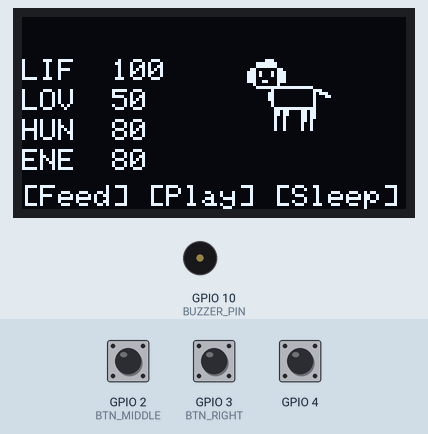
Bench run of a sketch on a simulated ESP32-C6. On the bench: 128×64 one-colour display, buzzer (waves = sounding). The inputs (shaded band) are chosen by the test bench; at power-on: GPIO 3 (BTN_RIGHT) HIGH, GPIO 4 HIGH, GPIO 2 (BTN_MIDDLE) HIGH. What the sketch prints to the serial monitor is not drawn.

Above: at 2.2 s.
2.3 s: GPIO 3 (BTN_RIGHT) pulled LOW for 3.2 s
At 5.9 s:
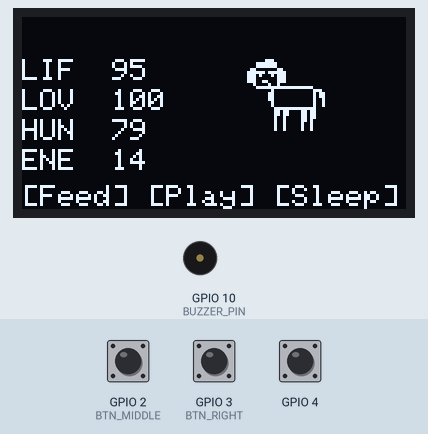
7.0 s: GPIO 4 pulled LOW for 1 s
At 8.4 s:
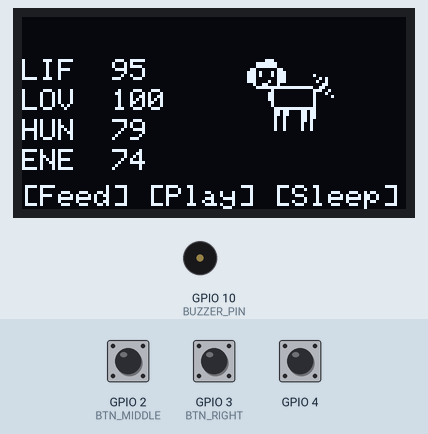
11.0 s: GPIO 2 (BTN_MIDDLE) pulled LOW for 0.15 s
At 12.2 s:
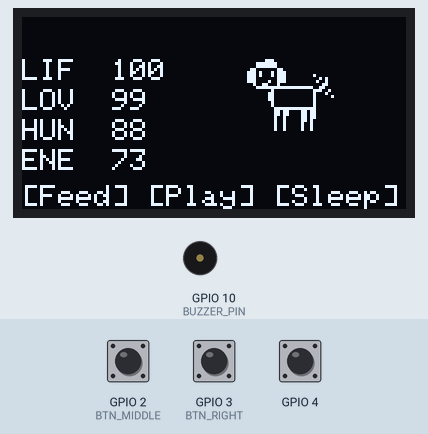
12.6 s: GPIO 2 (BTN_MIDDLE) pulled LOW for 1 s
At 13.8 s:
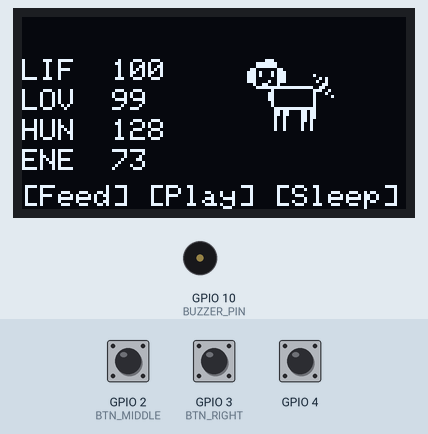
15.1 s: GPIO 3 (BTN_RIGHT) pulled LOW for 0.15 s
At 16.1 s:
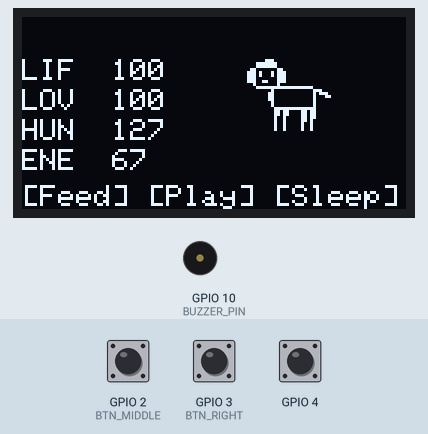
16.7 s: GPIO 4 pulled LOW for 0.15 s
At 17.6 s:
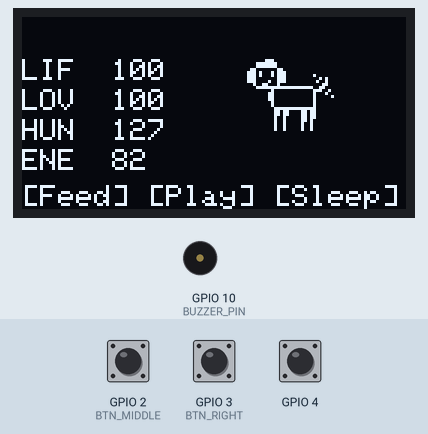
Timing chart, 0 to 19.3 s (numbered marks = the images above; inputs shaded):
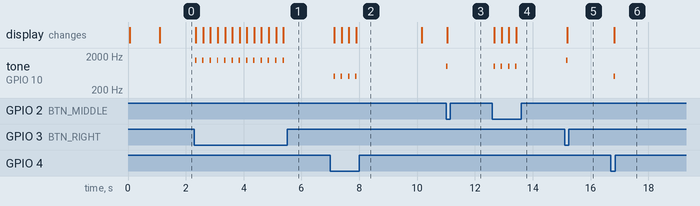

Measured:
- after the input at 2.3 s, tone on GPIO 10 (BUZZER_PIN): alternates 1500 Hz for 0.05 s and silent for 0.20 s, 26 changes in all, then stays silent, starting at once; the display: first changes after 0.05 s (image 1 shows a later state)
- after the input at 7.0 s, tone on GPIO 10 (BUZZER_PIN): alternates 500 Hz for 0.05 s and silent for 0.20 s, 8 changes in all, then stays silent, starting after 0.11 s; the display: first changes after 0.14 s (image 2 shows a later state)
- after the input at 11.0 s, tone on GPIO 10 (BUZZER_PIN): silent → 1000 Hz at once, → silent 0.05 s later; the display: changes at once (image 3)
- after the input at 12.6 s, tone on GPIO 10 (BUZZER_PIN): alternates 1000 Hz for 0.05 s and silent for 0.20 s, 8 changes in all, then stays silent, starting at once; the display: first changes after 0.07 s (image 4 shows a later state)
- after the input at 15.1 s, tone on GPIO 10 (BUZZER_PIN): silent → 1500 Hz after 0.06 s, → silent 0.05 s later; the display: changes after 0.09 s (image 5)
- after the input at 16.7 s, tone on GPIO 10 (BUZZER_PIN): silent → 500 Hz after 0.10 s, → silent 0.05 s later; the display: changes after 0.13 s (image 6)

The sketch:

PetPad_Firm.ino
```cpp
// Buttons
#define BTN1 0 // SW1 -> MCU Pin 1 -> GPIO0
#define BTN2 1 // SW2 -> MCU Pin 2 -> GPIO1
#define BTN3 2 // SW3 -> MCU Pin 3 -> GPIO2

// I2C OLED
#define SDA_PIN 22 // OLED SDA -> MCU Pin -> GPIO22
#define SCL_PIN 23 // OLED SCL -> MCU Pin -> GPIO23

// Buzzer
#define BUZZER 18 // Buzzer Signal -> MCU Pin 11 -> GPIO18

// Includes and Hardware Config
#include <Wire.h>
#include <Adafruit_GFX.h>
#include <Adafruit_SSD1306.h>

#define SCREEN_WIDTH 128
#define SCREEN_HEIGHT 64
#define OLED_RESET -1

Adafruit_SSD1306 display(SCREEN_WIDTH, SCREEN_HEIGHT, &Wire, OLED_RESET);

#define BTN_LEFT D0
#define BTN_MIDDLE D1
#define BTN_RIGHT D2
#define BUZZER_PIN D10

struct Pet {
  int hunger; // 0 to 200 (0 = starving, 100 = full, 200 = overfed)
  int love; // 0 to 100 (0 = depressed, 25 = sad, 50 = neutral, 75 = happy, 100 = best day ever!)
  int energy; // 0 to 200 (0 = exhausted, 100 = full, 200 = hyper)
  int life; // -100 to 100 (-100 = undead, 0 = death imminent, 100 = healthy)
  unsigned long age; // total seconds Pet has lived
};

Pet pet;

enum Screen {
  SCREEN_MAIN,
  SCREEN_FEED,
  SCREEN_PLAY,
  SCREEN_SLEEP
};

Screen currentScreen = SCREEN_MAIN;

void logPetStats(const char* source) {
  Serial.print(source);
  Serial.print(": hunger="); Serial.print(pet.hunger);
  Serial.print(" love="); Serial.print(pet.love);
  Serial.print(" energy="); Serial.print(pet.energy);
  Serial.print(" life="); Serial.print(pet.life);
  Serial.print(" age="); Serial.println(pet.age);
}

void setup() {
  Serial.begin(115200);
  delay(10);
  Serial.println("PetPad: starting");

  pinMode(BTN_LEFT, INPUT_PULLUP);
  pinMode(BTN_MIDDLE, INPUT_PULLUP);
  pinMode(BTN_RIGHT, INPUT_PULLUP);
  pinMode(BUZZER_PIN, OUTPUT);

  Wire.begin(SDA_PIN, SCL_PIN);
  Serial.print("I2C pins SDA="); Serial.print(SDA_PIN);
  Serial.print(" SCL="); Serial.println(SCL_PIN);

  if (!display.begin(SSD1306_SWITCHCAPVCC, 0x3C)) {
    Serial.println("SSD1306 init FAILED");
  } else {
    Serial.println("SSD1306 init OK");
  }

  display.clearDisplay();
  display.setTextSize(1);
  display.setTextColor(SSD1306_WHITE);
  display.setCursor(0, 0);
  display.println("PetPad is loading...");
  display.display();
  delay(1000);

  pet.hunger = 80;
  pet.love = 50;
  pet.energy = 80;
  pet.life = 100;
  pet.age = 0;

  Serial.print("Initial pet: hunger="); Serial.print(pet.hunger);
  Serial.print(" love="); Serial.print(pet.love);
  Serial.print(" energy="); Serial.print(pet.energy);
  Serial.print(" life="); Serial.println(pet.life);
}

unsigned long lastUpdate = 0;

void updatePet() {
  if (millis() - lastUpdate > 5000) {
    pet.hunger--;
    pet.energy--;
    pet.love--;

    if (pet.hunger < 30 || pet.energy < 30 || pet.love < 30) {
      pet.life -= 5;
    } else if (pet.hunger > 150 || pet.energy > 150) {
      pet.life -= 5;
    } else if (pet.hunger > 70 && pet.energy > 70 && pet.love > 70) {
      pet.life += 5;
    } else {
      pet.life += 1;
    }

    if (pet.life > 100) pet.life = 100;
    if (pet.life < -100) pet.life = -100;
    if (pet.hunger < 0) pet.hunger = 0;
    if (pet.energy < 0) pet.energy = 0;
    if (pet.love < 0) pet.love = 0;

    pet.age += 5;
    lastUpdate = millis();
    logPetStats("Pet tick updated");
  }
}

unsigned long lastButtonPress = 0;

void checkButtons() {
  if (millis() - lastButtonPress < 200) return;
  if (digitalRead(BTN_LEFT) == LOW) {
    currentScreen = SCREEN_FEED;
    tone(BUZZER_PIN, 1000, 50);
    lastButtonPress = millis();
  } else if (digitalRead(BTN_MIDDLE) == LOW) {
    currentScreen = SCREEN_PLAY;
    tone(BUZZER_PIN, 1500, 50);
    lastButtonPress = millis();
  } else if (digitalRead(BTN_RIGHT) == LOW) {
    currentScreen = SCREEN_SLEEP;
    tone(BUZZER_PIN, 500, 50);
    lastButtonPress = millis();
  }
}

void handleScreenLogic() {
  switch (currentScreen) {
    case SCREEN_FEED:
      pet.hunger += 10;
      if (pet.hunger > 200) pet.hunger = 200;
      logPetStats("Feed updated");
      currentScreen = SCREEN_MAIN;
      break;
    case SCREEN_PLAY:
      pet.love += 10;
      pet.energy -= 5;
      if (pet.love > 100) pet.love = 100;
      if (pet.energy < 0) pet.energy = 0;
      logPetStats("Play updated");
      currentScreen = SCREEN_MAIN;
      break;
    case SCREEN_SLEEP:
      pet.energy += 15;
      if (pet.energy > 200) pet.energy = 200;
      logPetStats("Sleep updated");
      currentScreen = SCREEN_MAIN;
      break;
    case SCREEN_MAIN:
      break;
  }
}

// 'Kona_Happy', 32x32px
const unsigned char PROGMEM Kona_Happy[] = {
  0b00000000, 0b00000000, 0b00000000, 0b00000000,
  0b00000000, 0b00000000, 0b00000000, 0b00000000,
  0b00000000, 0b00000000, 0b00000000, 0b00000000,
  0b00000000, 0b00000000, 0b00000000, 0b00000000,
  0b00000000, 0b11100000, 0b00000000, 0b00000000,
  0b00000111, 0b11110000, 0b00000000, 0b00000000,
  0b00000111, 0b11110000, 0b00000000, 0b00000000,
  0b00011000, 0b00001100, 0b00000000, 0b00000000,
  0b00111010, 0b00101110, 0b00000000, 0b00000000,
  0b00111010, 0b00101110, 0b00000000, 0b10000000,
  0b00111000, 0b00001110, 0b00000000, 0b00101000,
  0b00111000, 0b01001110, 0b00000000, 0b01001000,
  0b00001001, 0b10001000, 0b00000000, 0b00011000,
  0b00000111, 0b11111111, 0b11111111, 0b00110000,
  0b00000000, 0b00100000, 0b00000000, 0b11100100,
  0b00000000, 0b01100000, 0b00000000, 0b10001000,
  0b00000000, 0b01100000, 0b00000000, 0b10000010,
  0b00000000, 0b01100000, 0b00000000, 0b10000000,
  0b00000000, 0b00100000, 0b00000000, 0b10000000,
  0b00000000, 0b00100000, 0b00000000, 0b10000000,
  0b00000000, 0b00011111, 0b11111111, 0b10000000,
  0b00000000, 0b00011011, 0b00001101, 0b10000000,
  0b00000000, 0b00011011, 0b00001101, 0b10000000,
  0b00000000, 0b00010010, 0b00001101, 0b10000000,
  0b00000000, 0b00010010, 0b00001101, 0b00000000,
  0b00000000, 0b00010010, 0b00001001, 0b00000000,
  0b00000000, 0b00010010, 0b00001001, 0b00000000,
  0b00000000, 0b00010010, 0b00001001, 0b00000000,
  0b00000000, 0b00000000, 0b00000000, 0b00000000,
  0b00000000, 0b00000000, 0b00000000, 0b00000000,
  0b00000000, 0b00000000, 0b00000000, 0b00000000,
  0b00000000, 0b00000000, 0b00000000, 0b00000000
};

// 'Kona_Neutral', 32x32px
const unsigned char PROGMEM Kona_Neutral[] = {
  0b00000000, 0b00000000, 0b00000000, 0b00000000,
  0b00000000, 0b00000000, 0b00000000, 0b00000000,
  0b00000000, 0b00000000, 0b00000000, 0b00000000,
  0b00000000, 0b00000000, 0b00000000, 0b00000000,
  0b00000000, 0b11100000, 0b00000000, 0b00000000,
  0b00000111, 0b11110000, 0b00000000, 0b00000000,
  0b00000111, 0b11110000, 0b00000000, 0b00000000,
  0b00011000, 0b00001100, 0b00000000, 0b00000000,
  0b00111010, 0b00101110, 0b00000000, 0b00000000,
  0b00111010, 0b00101110, 0b00000000, 0b00000000,
  0b00111000, 0b00001110, 0b00000000, 0b00000000,
  0b00111001, 0b10001110, 0b00000000, 0b00000000,
  0b00001000, 0b00001000, 0b00000000, 0b00000000,
  0b00000111, 0b11111111, 0b11111111, 0b00000000,
  0b00000000, 0b00100000, 0b00000000, 0b11100000,
  0b00000000, 0b01100000, 0b00000000, 0b10111000,
  0b00000000, 0b01100000, 0b00000000, 0b10001100,
  0b00000000, 0b01100000, 0b00000000, 0b10000000,
  0b00000000, 0b00100000, 0b00000000, 0b10000000,
  0b00000000, 0b00100000, 0b00000000, 0b10000000,
  0b00000000, 0b00011111, 0b11111111, 0b10000000,
  0b00000000, 0b00011011, 0b00001101, 0b10000000,
  0b00000000, 0b00011011, 0b00001101, 0b10000000,
  0b00000000, 0b00010010, 0b00001101, 0b10000000,
  0b00000000, 0b00010010, 0b00001101, 0b00000000,
  0b00000000, 0b00010010, 0b00001001, 0b00000000,
  0b00000000, 0b00010010, 0b00001001, 0b00000000,
  0b00000000, 0b00010010, 0b00001001, 0b00000000,
  0b00000000, 0b00000000, 0b00000000, 0b00000000,
  0b00000000, 0b00000000, 0b00000000, 0b00000000,
  0b00000000, 0b00000000, 0b00000000, 0b00000000,
  0b00000000, 0b00000000, 0b00000000, 0b00000000
};

// 'Kona_Sad', 32x32px
const unsigned char PROGMEM Kona_Sad[] = {
  0b00000000, 0b00000000, 0b00000000, 0b00000000,
  0b00000000, 0b00000000, 0b00000000, 0b00000000,
  0b00000000, 0b00000000, 0b00000000, 0b00000000,
  0b00000000, 0b00000000, 0b00000000, 0b00000000,
  0b00000000, 0b11100000, 0b00000000, 0b00000000,
  0b00000111, 0b11110000, 0b00000000, 0b00000000,
  0b00000111, 0b11110000, 0b00000000, 0b00000000,
  0b00011000, 0b00001100, 0b00000000, 0b00000000,
  0b00111111, 0b01111110, 0b00000000, 0b00000000,
  0b00111010, 0b00101110, 0b00000000, 0b00000000,
  0b00111000, 0b00001110, 0b00000000, 0b00000000,
  0b00111001, 0b10001110, 0b00000000, 0b00000000,
  0b00001000, 0b01001000, 0b00000000, 0b00000000,
  0b00000111, 0b11111111, 0b11111111, 0b00000000,
  0b00000000, 0b00100000, 0b00000000, 0b11100000,
  0b00000000, 0b01100000, 0b00000000, 0b10110000,
  0b00000000, 0b01100000, 0b00000000, 0b10110000,
  0b00000000, 0b01100000, 0b00000000, 0b10010000,
  0b00000000, 0b00100000, 0b00000000, 0b10010000,
  0b00000000, 0b00100000, 0b00000000, 0b10010000,
  0b00000000, 0b00011111, 0b11111111, 0b10000000,
  0b00000000, 0b00011011, 0b00001101, 0b10000000,
  0b00000000, 0b00011011, 0b00001101, 0b10000000,
  0b00000000, 0b00010010, 0b00001101, 0b10000000,
  0b00000000, 0b00010010, 0b00001101, 0b00000000,
  0b00000000, 0b00010010, 0b00001001, 0b00000000,
  0b00000000, 0b00010010, 0b00001001, 0b00000000,
  0b00000000, 0b00010010, 0b00001001, 0b00000000,
  0b00000000, 0b00000000, 0b00000000, 0b00000000,
  0b00000000, 0b00000000, 0b00000000, 0b00000000,
  0b00000000, 0b00000000, 0b00000000, 0b00000000,
  0b00000000, 0b00000000, 0b00000000, 0b00000000
};

// 'Kona_Sleep', 32x32px
const unsigned char PROGMEM Kona_Sleep[] = {
  0b00000000, 0b00000000, 0b00000000, 0b00000000,
  0b00000000, 0b00000000, 0b00000000, 0b00000000,
  0b00000000, 0b00000000, 0b00000000, 0b00000000,
  0b00000000, 0b00000000, 0b00000000, 0b00000000,
  0b00000000, 0b00000000, 0b00000000, 0b00000000,
  0b00000000, 0b00000000, 0b00000000, 0b00000000,
  0b00000001, 0b11111111, 0b11111111, 0b10000000,
  0b00000010, 0b00000000, 0b00000000, 0b01000000,
  0b00000100, 0b00011111, 0b11111100, 0b00100000,
  0b00001000, 0b11100000, 0b00000010, 0b00010000,
  0b00010001, 0b10100000, 0b00000001, 0b00001000,
  0b00010001, 0b00010000, 0b00000000, 0b10001000,
  0b00010001, 0b01111110, 0b00000000, 0b01001000,
  0b00010001, 0b10000001, 0b11000000, 0b01001000,
  0b00010000, 0b10000111, 0b01100000, 0b01001000,
  0b00010000, 0b10010001, 0b00111111, 0b10001000,
  0b00010001, 0b10100101, 0b00000001, 0b10001000,
  0b00010010, 0b01111110, 0b01110011, 0b00001000,
  0b00010010, 0b01000000, 0b00011110, 0b00001000,
  0b00010010, 0b11000000, 0b00000000, 0b00001000,
  0b00011011, 0b10000000, 0b00000000, 0b00011000,
  0b00011101, 0b00000000, 0b00000000, 0b00111000,
  0b00001110, 0b00000000, 0b00000000, 0b01110000,
  0b00000111, 0b11111111, 0b11111111, 0b11100000,
  0b00000011, 0b11111111, 0b11111111, 0b11000000,
  0b00000001, 0b11111111, 0b11111111, 0b10000000,
  0b00000000, 0b00000000, 0b00000000, 0b00000000,
  0b00000000, 0b00000000, 0b00000000, 0b00000000,
  0b00000000, 0b00000000, 0b00000000, 0b00000000,
  0b00000000, 0b00000000, 0b00000000, 0b00000000,
  0b00000000, 0b00000000, 0b00000000, 0b00000000,
  0b00000000, 0b00000000, 0b00000000, 0b00000000
};

// Array of all bitmaps Kona. (Total bytes used to store images in PROGMEM = 576)
const int allArray_LEN = 4;
const unsigned char* allArray[4] = {
  Kona_Happy,
  Kona_Neutral,
  Kona_Sad,
  Kona_Sleep
};

void drawBar(int x, int y, int value, int maxValue) {
  int barWidth = 100;
  int barHeight = 6;
  int safeMax = max(1, maxValue);
  int safeValue = constrain(value, 0, safeMax);
  int filledWidth = map(safeValue, 0, safeMax, 0, barWidth);

  display.fillRect(x, y, filledWidth, barHeight, SSD1306_WHITE);
  display.drawRect(x, y, barWidth, barHeight, SSD1306_WHITE);
}

void render() {
  display.clearDisplay();

  const unsigned char* sprite;
  if (pet.hunger < 30 || pet.energy < 30 || pet.love < 30 || pet.life < 20) {
    sprite = Kona_Sad;
  } else if (pet.hunger > 70 && pet.energy > 70 && pet.love > 70 && pet.life > 60) {
    sprite = Kona_Happy;
  } else {
    sprite = Kona_Neutral;
  }

  display.drawBitmap((SCREEN_WIDTH - 32) / 1.3, 10, sprite, 32, 32, SSD1306_WHITE);
  display.setTextSize(1);

  display.setCursor(0, 14);
  display.print("LIF");
  display.setCursor(30, 14);
  display.print(pet.life);

  display.setCursor(0, 24);
  display.print("LOV");
  display.setCursor(30, 24);
  display.print(pet.love);

  display.setCursor(0, 34);
  display.print("HUN");
  display.setCursor(30, 34);
  display.print(pet.hunger);

  display.setCursor(0, 44);
  display.print("ENE");
  display.setCursor(30, 44);
  display.print(pet.energy);

  display.setCursor(0, 56);
  display.println("[Feed] [Play] [Sleep]");

  display.display();
}

void loop() {
  checkButtons();
  updatePet();
  handleScreenLogic();
  render();
  delay(100);
}
```
